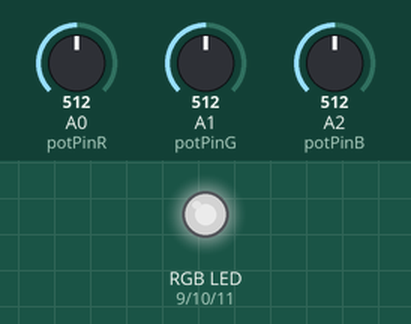
This sketch was run on a simulated Arduino Uno, built with avr-gcc and run on an emulated ATmega328P. Shown: an RGB LED mixed from three pins (HIGH = lit). The test bench sets the inputs (shaded band); at power-on: A0 (potPinR) = 512, A1 (potPinG) = 512, A2 (potPinB) = 512. Dim RGB values are drawn brighter than linear.

Above: at 1.2 s.
1.3 s: A0 (potPinR) set to 716
At 2.3 s:
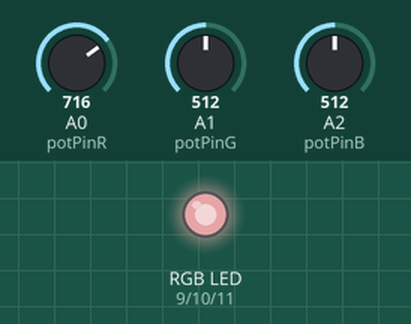
2.8 s: A1 (potPinG) set to 716
At 3.5 s:
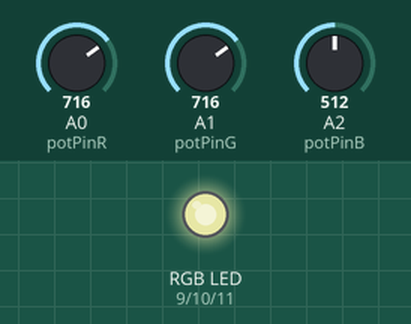
4.3 s: A2 (potPinB) set to 716
At 4.6 s:
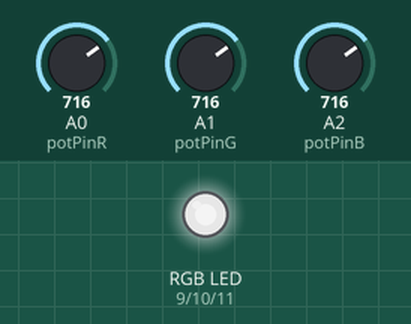
5.8 s: A0 (potPinR) set to 900
At 6.9 s:
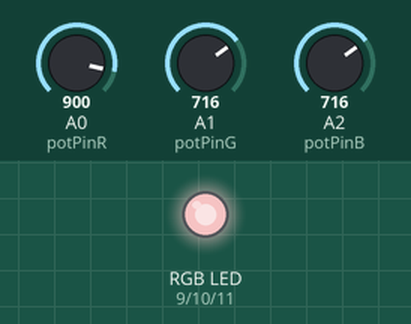
7.3 s: A1 (potPinG) set to 900
At 8.1 s:
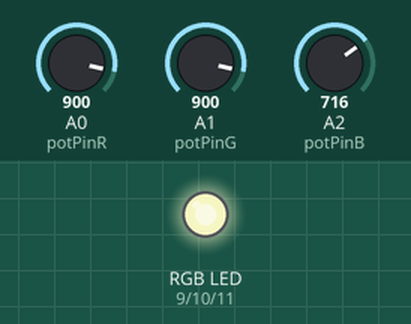
8.8 s: A2 (potPinB) set to 900
At 9.2 s:
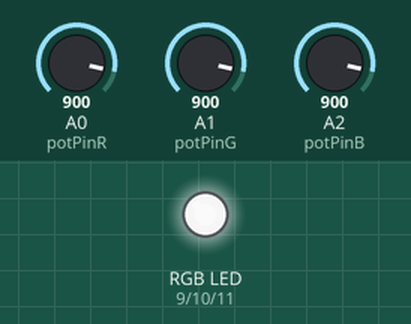
Timing chart, 0 to 11.3 s (numbered marks = the images above; inputs shaded):
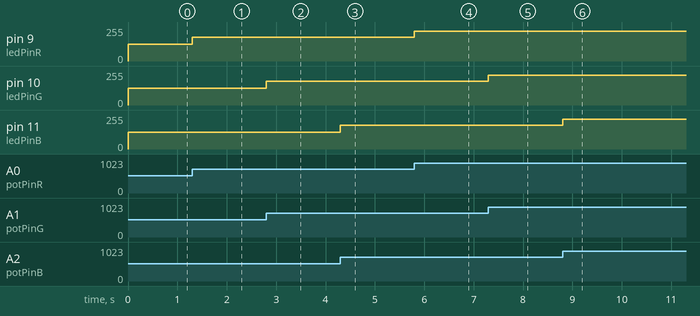

Measured:
- after the input at 1.3 s, pin 9 (ledPinR): 127/255 → 178/255 at once
- after the input at 2.8 s, pin 10 (ledPinG): 127/255 → 178/255 at once
- after the input at 4.3 s, pin 11 (ledPinB): 127/255 → 178/255 at once
- after the input at 5.8 s, pin 9 (ledPinR): 178/255 → 224/255 at once
- after the input at 7.3 s, pin 10 (ledPinG): 178/255 → 224/255 at once
- after the input at 8.8 s, pin 11 (ledPinB): 178/255 → 224/255 at once

The sketch:

Homework1.ino
```cpp
const int potPinR = A0;
const int potPinG = A1;
const int potPinB = A2;

int potValueR = 0;
int potValueG = 0;
int potValueB = 0;

const int ledPinR = 9;
const int ledPinG = 10;
const int ledPinB = 11;

int ledValueR = 0;
int ledValueG = 0;
int ledValueB = 0;

void setup() {
  Serial.begin(9600);
  pinMode(ledPinR, OUTPUT);
  pinMode(ledPinG, OUTPUT);
  pinMode(ledPinB, OUTPUT);
}

void loop() {
  potValueR = analogRead(potPinR);
  potValueG = analogRead(potPinG);
  potValueB = analogRead(potPinB);

  ledValueR = map(potValueR, 0, 1023, 0, 255);
  ledValueG = map(potValueG, 0, 1023, 0, 255);
  ledValueB = map(potValueB, 0, 1023, 0, 255);

  analogWrite(ledPinR, ledValueR);
  analogWrite(ledPinG, ledValueG);
  analogWrite(ledPinB, ledValueB);

  delay(1);
}
```
